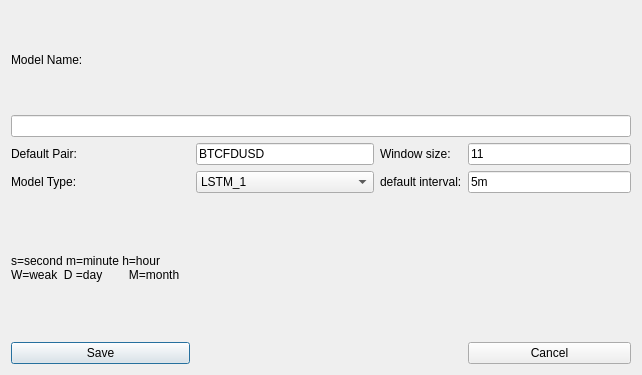
<?xml version="1.0" encoding="UTF-8"?>
<ui version="4.0">
 <class>CreateModelVw</class>
 <widget class="QDialog" name="CreateModelVw">
  <property name="geometry">
   <rect>
    <x>0</x>
    <y>0</y>
    <width>642</width>
    <height>375</height>
   </rect>
  </property>
  <property name="windowTitle">
   <string>Dialog</string>
  </property>
  <layout class="QGridLayout" name="gridLayout">
   <item row="0" column="0">
    <widget class="QLabel" name="label">
     <property name="text">
      <string>Model Name:</string>
     </property>
    </widget>
   </item>
   <item row="1" column="0" colspan="4">
    <widget class="QLineEdit" name="le_model_name"/>
   </item>
   <item row="2" column="0">
    <widget class="QLabel" name="label_6">
     <property name="text">
      <string>Default Pair:</string>
     </property>
    </widget>
   </item>
   <item row="2" column="1">
    <widget class="QLineEdit" name="le_default_pair">
     <property name="text">
      <string>BTCFDUSD</string>
     </property>
    </widget>
   </item>
   <item row="2" column="2">
    <widget class="QLabel" name="label_7">
     <property name="text">
      <string>Window size:</string>
     </property>
    </widget>
   </item>
   <item row="2" column="3">
    <widget class="QLineEdit" name="le_window_size">
     <property name="styleSheet">
      <string notr="true"/>
     </property>
     <property name="inputMethodHints">
      <set>Qt::InputMethodHint::ImhDigitsOnly</set>
     </property>
     <property name="text">
      <string>11</string>
     </property>
    </widget>
   </item>
   <item row="3" column="0">
    <widget class="QLabel" name="label_3">
     <property name="text">
      <string>Model Type:</string>
     </property>
    </widget>
   </item>
   <item row="3" column="1">
    <widget class="QComboBox" name="cb_model_type">
     <item>
      <property name="text">
       <string>LSTM_1</string>
      </property>
     </item>
     <item>
      <property name="text">
       <string>LSTM_2</string>
      </property>
     </item>
    </widget>
   </item>
   <item row="3" column="2">
    <widget class="QLabel" name="label_4">
     <property name="text">
      <string>default interval:</string>
     </property>
    </widget>
   </item>
   <item row="3" column="3">
    <widget class="QLineEdit" name="le_default_interval">
     <property name="text">
      <string>5m</string>
     </property>
    </widget>
   </item>
   <item row="4" column="0">
    <spacer name="horizontalSpacer_2">
     <property name="orientation">
      <enum>Qt::Orientation::Horizontal</enum>
     </property>
     <property name="sizeHint" stdset="0">
      <size>
       <width>149</width>
       <height>20</height>
      </size>
     </property>
    </spacer>
   </item>
   <item row="5" column="0" colspan="4">
    <widget class="QLabel" name="label_2">
     <property name="text">
      <string>s=second m=minute h=hour
W=weak  D =day        M=month</string>
     </property>
    </widget>
   </item>
   <item row="6" column="0" colspan="3">
    <spacer name="horizontalSpacer">
     <property name="orientation">
      <enum>Qt::Orientation::Horizontal</enum>
     </property>
     <property name="sizeHint" stdset="0">
      <size>
       <width>451</width>
       <height>20</height>
      </size>
     </property>
    </spacer>
   </item>
   <item row="7" column="0">
    <widget class="QPushButton" name="btn_save">
     <property name="text">
      <string>Save</string>
     </property>
    </widget>
   </item>
   <item row="7" column="3">
    <widget class="QPushButton" name="btn_cancel">
     <property name="text">
      <string>Cancel</string>
     </property>
    </widget>
   </item>
  </layout>
 </widget>
 <resources/>
 <connections/>
</ui>
